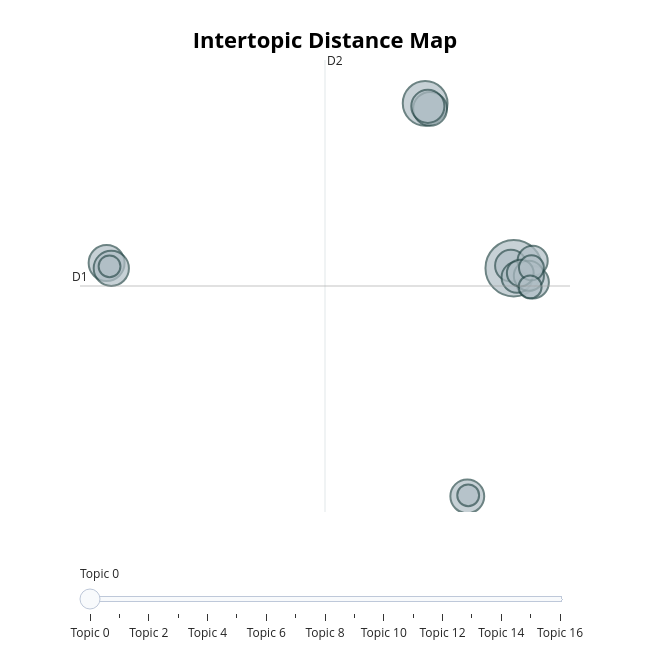

Notebook code cell kept with this figure:
### Code cell
fig = topic_model.visualize_topics()
fig.write_html(f'{model_name}/bertopic-intertopic-distance.html')
fig.show()

### Figure 1 — Plotly figure (JSON) as saved in the notebook; plotly's stock layout.template omitted (floating-point values rounded to 4 significant figures)
{"data": [{"customdata": [[0, "card | account | gift | called | cards", 67], [1, "coffee | drink | charge | cup | drinks", 42], [2, "line | minutes | wait | order | waited", 27], [3, "clean | loud | tables | place | dirty", 26], [4, "customer | service | coffee | good | people", 24], [5, "sandwich | cheese | cheese sandwich | bacon | egg", 24], [6, "caramel | organic | iced | ice | ordered", 23], [7, "rude | customer | manager | location | staff", 22], [8, "stars | rewards | program | free | bonus", 21], [9, "manager | employee | police | store | cop", 20], [10, "lid | coffee | cup | cappuccino | glass", 19], [11, "coffee | said | ice | went | ice coffee", 19], [12, "coffee | told | manager | husband | store", 15], [13, "coffee | ordered | asked | wanted | said", 13], [14, "customer | rude | service | drink | salad", 11], [15, "store | parking | car | stay | service", 10], [16, "coffee | employees | safeway | good | title", 10]], "hovertemplate": "<b>Topic %{customdata[0]}</b><br>%{customdata[1]}<br>Size: %{customdata[2]}", "legendgroup": "", "marker": {"color": "#B0BEC5", "line": {"color": "DarkSlateGrey", "width": 2}, "size": [67, 42, 27, 26, 24, 24, 23, 22, 21, 20, 19, 19, 15, 13, 11, 10, 10], "sizemode": "area", "sizeref": 0.04188, "symbol": "circle"}, "mode": "markers", "name": "", "orientation": "v", "showlegend": false, "type": "scatter", "x": [17.2, 10.57, -13.27, -12.92, 13.73, 10.94, 10.77, 18.62, 16.99, 17.45, 18.62, 18.33, 17.69, 18.53, 18.43, -13.05, 13.79], "xaxis": "x", "y": [8.196, 19.12, 8.536, 8.185, -6.924, 18.75, 18.92, 7.258, 8.363, 7.589, 8.679, 7.69, 7.873, 8.221, 6.955, 8.316, -6.857], "yaxis": "y"}], "layout": {"annotations": [{"showarrow": false, "text": "D1", "x": -15.26, "y": 7.014, "yshift": 10}, {"showarrow": false, "text": "D2", "x": 3.075, "xshift": 10, "y": 21.99}], "height": 650, "hoverlabel": {"bgcolor": "white", "font": {"family": "Rockwell", "size": 16}}, "legend": {"itemsizing": "constant", "tracegroupgap": 0}, "margin": {"t": 60}, "shapes": [{"line": {"color": "#CFD8DC", "width": 2}, "type": "line", "x0": 3.075, "x1": 3.075, "y0": -7.963, "y1": 21.99}, {"line": {"color": "#9E9E9E", "width": 2}, "type": "line", "x0": -15.26, "x1": 21.41, "y0": 7.014, "y1": 7.014}], "sliders": [{"active": 0, "pad": {"t": 50}, "steps": [{"args": [{"marker.color": [["red", "#B0BEC5", "#B0BEC5", "#B0BEC5", "#B0BEC5", "#B0BEC5", "#B0BEC5", "#B0BEC5", "#B0BEC5", "#B0BEC5", "#B0BEC5", "#B0BEC5", "#B0BEC5", "#B0BEC5", "#B0BEC5", "#B0BEC5", "#B0BEC5"]]}], "label": "Topic 0", "method": "update"}, {"args": [{"marker.color": [["#B0BEC5", "red", "#B0BEC5", "#B0BEC5", "#B0BEC5", "#B0BEC5", "#B0BEC5", "#B0BEC5", "#B0BEC5", "#B0BEC5", "#B0BEC5", "#B0BEC5", "#B0BEC5", "#B0BEC5", "#B0BEC5", "#B0BEC5", "#B0BEC5"]]}], "label": "Topic 1", "method": "update"}, {"args": [{"marker.color": [["#B0BEC5", "#B0BEC5", "red", "#B0BEC5", "#B0BEC5", "#B0BEC5", "#B0BEC5", "#B0BEC5", "#B0BEC5", "#B0BEC5", "#B0BEC5", "#B0BEC5", "#B0BEC5", "#B0BEC5", "#B0BEC5", "#B0BEC5", "#B0BEC5"]]}], "label": "Topic 2", "method": "update"}, {"args": [{"marker.color": [["#B0BEC5", "#B0BEC5", "#B0BEC5", "red", "#B0BEC5", "#B0BEC5", "#B0BEC5", "#B0BEC5", "#B0BEC5", "#B0BEC5", "#B0BEC5", "#B0BEC5", "#B0BEC5", "#B0BEC5", "#B0BEC5", "#B0BEC5", "#B0BEC5"]]}], "label": "Topic 3", "method": "update"}, {"args": [{"marker.color": [["#B0BEC5", "#B0BEC5", "#B0BEC5", "#B0BEC5", "red", "#B0BEC5", "#B0BEC5", "#B0BEC5", "#B0BEC5", "#B0BEC5", "#B0BEC5", "#B0BEC5", "#B0BEC5", "#B0BEC5", "#B0BEC5", "#B0BEC5", "#B0BEC5"]]}], "label": "Topic 4", "method": "update"}, {"args": [{"marker.color": [["#B0BEC5", "#B0BEC5", "#B0BEC5", "#B0BEC5", "#B0BEC5", "red", "#B0BEC5", "#B0BEC5", "#B0BEC5", "#B0BEC5", "#B0BEC5", "#B0BEC5", "#B0BEC5", "#B0BEC5", "#B0BEC5", "#B0BEC5", "#B0BEC5"]]}], "label": "Topic 5", "method": "update"}, {"args": [{"marker.color": [["#B0BEC5", "#B0BEC5", "#B0BEC5", "#B0BEC5", "#B0BEC5", "#B0BEC5", "red", "#B0BEC5", "#B0BEC5", "#B0BEC5", "#B0BEC5", "#B0BEC5", "#B0BEC5", "#B0BEC5", "#B0BEC5", "#B0BEC5", "#B0BEC5"]]}], "label": "Topic 6", "method": "update"}, {"args": [{"marker.color": [["#B0BEC5", "#B0BEC5", "#B0BEC5", "#B0BEC5", "#B0BEC5", "#B0BEC5", "#B0BEC5", "red", "#B0BEC5", "#B0BEC5", "#B0BEC5", "#B0BEC5", "#B0BEC5", "#B0BEC5", "#B0BEC5", "#B0BEC5", "#B0BEC5"]]}], "label": "Topic 7", "method": "update"}, {"args": [{"marker.color": [["#B0BEC5", "#B0BEC5", "#B0BEC5", "#B0BEC5", "#B0BEC5", "#B0BEC5", "#B0BEC5", "#B0BEC5", "red", "#B0BEC5", "#B0BEC5", "#B0BEC5", "#B0BEC5", "#B0BEC5", "#B0BEC5", "#B0BEC5", "#B0BEC5"]]}], "label": "Topic 8", "method": "update"}, {"args": [{"marker.color": [["#B0BEC5", "#B0BEC5", "#B0BEC5", "#B0BEC5", "#B0BEC5", "#B0BEC5", "#B0BEC5", "#B0BEC5", "#B0BEC5", "red", "#B0BEC5", "#B0BEC5", "#B0BEC5", "#B0BEC5", "#B0BEC5", "#B0BEC5", "#B0BEC5"]]}], "label": "Topic 9", "method": "update"}, {"args": [{"marker.color": [["#B0BEC5", "#B0BEC5", "#B0BEC5", "#B0BEC5", "#B0BEC5", "#B0BEC5", "#B0BEC5", "#B0BEC5", "#B0BEC5", "#B0BEC5", "red", "#B0BEC5", "#B0BEC5", "#B0BEC5", "#B0BEC5", "#B0BEC5", "#B0BEC5"]]}], "label": "Topic 10", "method": "update"}, {"args": [{"marker.color": [["#B0BEC5", "#B0BEC5", "#B0BEC5", "#B0BEC5", "#B0BEC5", "#B0BEC5", "#B0BEC5", "#B0BEC5", "#B0BEC5", "#B0BEC5", "#B0BEC5", "red", "#B0BEC5", "#B0BEC5", "#B0BEC5", "#B0BEC5", "#B0BEC5"]]}], "label": "Topic 11", "method": "update"}, {"args": [{"marker.color": [["#B0BEC5", "#B0BEC5", "#B0BEC5", "#B0BEC5", "#B0BEC5", "#B0BEC5", "#B0BEC5", "#B0BEC5", "#B0BEC5", "#B0BEC5", "#B0BEC5", "#B0BEC5", "red", "#B0BEC5", "#B0BEC5", "#B0BEC5", "#B0BEC5"]]}], "label": "Topic 12", "method": "update"}, {"args": [{"marker.color": [["#B0BEC5", "#B0BEC5", "#B0BEC5", "#B0BEC5", "#B0BEC5", "#B0BEC5", "#B0BEC5", "#B0BEC5", "#B0BEC5", "#B0BEC5", "#B0BEC5", "#B0BEC5", "#B0BEC5", "red", "#B0BEC5", "#B0BEC5", "#B0BEC5"]]}], "label": "Topic 13", "method": "update"}, {"args": [{"marker.color": [["#B0BEC5", "#B0BEC5", "#B0BEC5", "#B0BEC5", "#B0BEC5", "#B0BEC5", "#B0BEC5", "#B0BEC5", "#B0BEC5", "#B0BEC5", "#B0BEC5", "#B0BEC5", "#B0BEC5", "#B0BEC5", "red", "#B0BEC5", "#B0BEC5"]]}], "label": "Topic 14", "method": "update"}, {"args": [{"marker.color": [["#B0BEC5", "#B0BEC5", "#B0BEC5", "#B0BEC5", "#B0BEC5", "#B0BEC5", "#B0BEC5", "#B0BEC5", "#B0BEC5", "#B0BEC5", "#B0BEC5", "#B0BEC5", "#B0BEC5", "#B0BEC5", "#B0BEC5", "red", "#B0BEC5"]]}], "label": "Topic 15", "method": "update"}, {"args": [{"marker.color": [["#B0BEC5", "#B0BEC5", "#B0BEC5", "#B0BEC5", "#B0BEC5", "#B0BEC5", "#B0BEC5", "#B0BEC5", "#B0BEC5", "#B0BEC5", "#B0BEC5", "#B0BEC5", "#B0BEC5", "#B0BEC5", "#B0BEC5", "#B0BEC5", "red"]]}], "label": "Topic 16", "method": "update"}]}], "title": {"font": {"color": "Black", "size": 22}, "text": "<b>Intertopic Distance Map</b>", "x": 0.5, "xanchor": "center", "y": 0.95, "yanchor": "top"}, "width": 650, "xaxis": {"anchor": "y", "domain": [0, 1], "range": [-15.26, 21.41], "title": {"text": ""}, "visible": false}, "yaxis": {"anchor": "x", "domain": [0, 1], "range": [-7.963, 21.99], "title": {"text": ""}, "visible": false}}}
